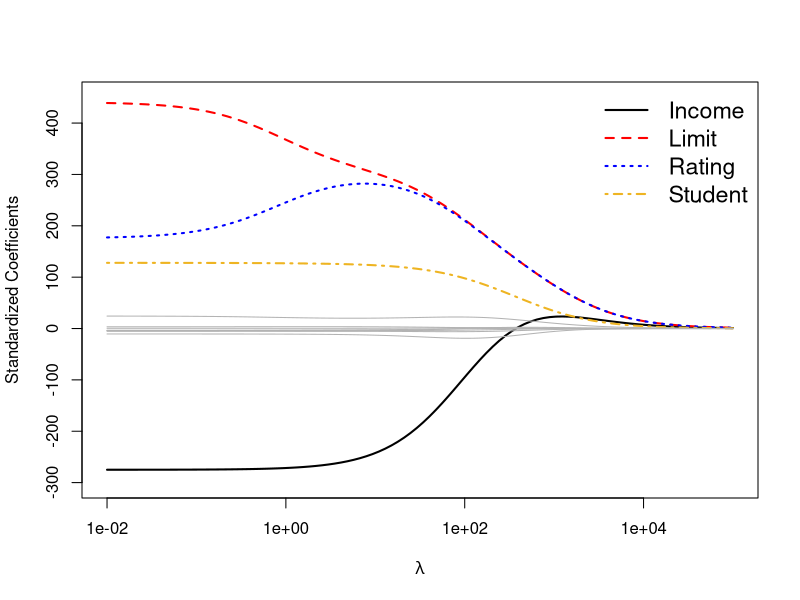
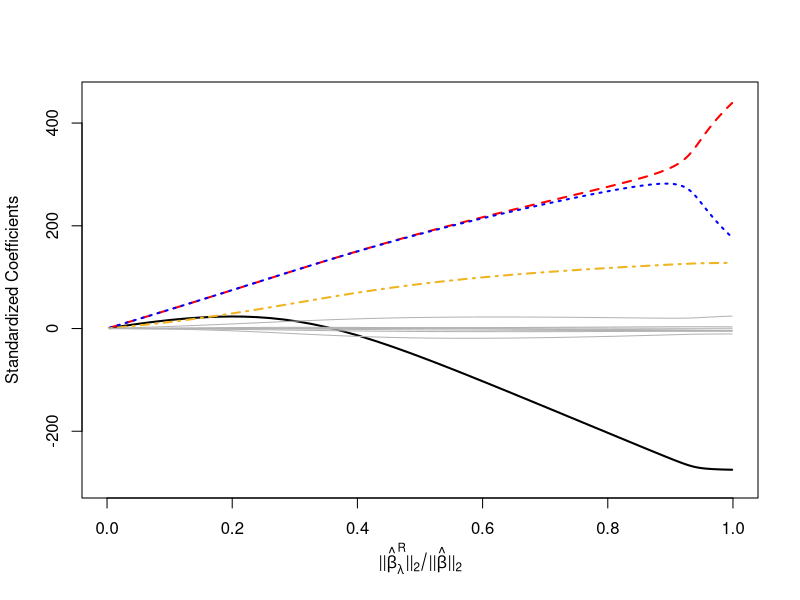

Write R code to recreate these figures, in order.
# Import necessary libraries
library(readxl)
library(dplyr)
library(purrr)
library(MASS) ## for ridge estimation

# Load data
data = read.csv("credit_data.csv")

# Replace Yes/No with binary numbers
data$Student <- ifelse(data$Student == "Yes", 1, 0)
data$Own <- ifelse(data$Own == "Yes", 1, 0)
data$Married <- ifelse(data$Married == "Yes", 1, 0)

# Create dummy variables for Region (excluding the intercept)
region_dummies <- model.matrix(~ Region - 1, data = data)

# Combine with the rest of the data and remove Region
data <- cbind(data[ , !(names(data) %in% "Region")], region_dummies)

# View cleaned-up data as table
View(data)

# Define predictors and variable of interest
X <- dplyr::select(data, Income, Limit, Rating, Cards, Age, Education, Own, Student, Married, RegionEast, RegionWest, RegionSouth)
Y <- data$Balance

# Standardize X values and convert to dataframe
X_standardized <- scale(X)
X_std <- as.data.frame(X_standardized)

# Define ridge coefficient function
compute_coefficients <- function(lambda, X, y, m = 10) {
  
  ridge_fit <- lm.ridge(y ~ as.matrix(X), lambda = lambda, Inter = FALSE, scales = TRUE)
  
  coefficients <- coef(ridge_fit)
  
  return(coefficients)
}

# Define OLS computation function (no intercept so all dummies are estimated)
compute_ols <- function(X, y) {
  df  <- data.frame(y = y, X)
  fit <- lm(y ~ . - 1, data = df)          # <- no intercept
  b   <- coef(fit)
  b[colnames(X)]                            # return in same order as X
}

# calculate OLS prediction coefficients (drops south)
ols_coefficients <- compute_ols(X_std, Y)

# Define possible lambda values
lambdas <- 10^seq(-2, 5, length.out = 100)

# Calculate coefficients for all lambda values
coefficients <- sapply(lambdas, function(lambda) compute_coefficients(lambda, X_std, Y))

# Transpose dataframe (switch columns and rows)
df <- t(coefficients)

# Drop the first column, clean up the column names and include lambda values
df <- df[, -1]
colnames(df) <- gsub("as\\.matrix\\(X\\)", "", colnames(df))
df <- cbind(lambda = lambdas, df)
df <- as.data.frame(df)

# calculcate l2 norm of Ridge estimators for each lambda
ridge_norms <- apply(df[ , !(names(df) %in% "lambda")], 1, function(row) sqrt(sum(row^2)))
print(ridge_norms)

# calculate l2 norm of OLS estimators (remove N/A from dummy variable to allow for computation)
ols_norm <- sqrt(sum(ols_coefficients^2, na.rm = TRUE))
print(ols_norm)

# get norm ratio for x-axis on plot
ridge_norm_ratio <- ridge_norms / ols_norm

# add ratio to dataframe
df$norm_ratio <- ridge_norm_ratio


# Display final dataframe
View(df)

# --- Ensure figures folder exists
if (!dir.exists("figures")) dir.create("figures")

# Code for first plot (lambdas on x-axis)
# Save plot as PNG
png("figures/figure_6.4_1.png", width = 768, height = 889, res = 120)

# Start base plot with the first line
plot(df$lambda, df$Income, type = "l", log = "x", lwd = 2,
     ylim = c(-300, 450), col = "black",
     xlab = expression(lambda),
     ylab = "Standardized Coefficients",
     xaxt = "n",  # suppress default x-axis
     yaxt = "n")  # suppress default y-axis

# Custom x-axis
axis(side = 1, at = c(0.01, 1, 100, 10000),
     labels = c("1e-02", "1e+00", "1e+02", "1e+04"))

# Custom y-axis
axis(side = 2, at = seq(-300, 400, by = 100),
     labels = seq(-300, 400, by = 100), las = 0)


# Add the other special lines
lines(df$lambda, df$Limit, col = "red", lty = 2, lwd = 2)      # dashed
lines(df$lambda, df$Rating, col = "blue", lty = 3, lwd = 2)     # dotted
lines(df$lambda, df$Student, col = "goldenrod2", lty = 4, lwd = 2) # dash-dot

# Add grey lines for all the "other" series
lines(df$lambda, df$Cards, col = "grey70", lwd = 1)
lines(df$lambda, df$Age, col = "grey70", lwd = 1)
lines(df$lambda, df$Education, col = "grey70", lwd = 1)
lines(df$lambda, df$Own, col = "grey70", lwd = 1)
lines(df$lambda, df$Married, col = "grey70", lwd = 1)
lines(df$lambda, df$RegionEast, col = "grey70", lwd = 1)
lines(df$lambda, df$RegionWest, col = "grey70", lwd = 1)
lines(df$lambda, df$RegionSouth, col = "grey70", lwd = 1)

# Add legend
legend("topright",
       legend = c("Income", "Limit", "Rating", "Student"),
       col = c("black", "red", "blue", "goldenrod2"),
       lty = c(1, 2, 3, 4),
       lwd = 2,
       bty = "n",
       cex = 1.4)
dev.off()

# Second plot for l2 norm ratio on x-axis
df$norm_ratio <- ridge_norms / ols_norm

# For the norm-ratio plot, we want x to run from 0 -> 1 left-to-right
df_ratio <- df[order(df$norm_ratio), ]

# --- Save the second figure (norm-ratio on x-axis)
png("figures/figure_6.4_2.png", width = 768, height = 889, res = 120)

plot(df_ratio$norm_ratio, df_ratio$Income, type = "l", lwd = 2,
     xlim = c(0, 1), ylim = c(-300, 450), col = "black",
     xlab = expression( "||" * hat(beta)[lambda]^R * "||"[2] / "||" * hat(beta) * "||"[2]),
     ylab = "Standardized Coefficients",
     xaxt = "s", yaxt = "s")

# Highlighted series
lines(df_ratio$norm_ratio, df_ratio$Limit,   col = "red",       lty = 2, lwd = 2)
lines(df_ratio$norm_ratio, df_ratio$Rating,  col = "blue",      lty = 3, lwd = 2)
lines(df_ratio$norm_ratio, df_ratio$Student, col = "goldenrod2", lty = 4, lwd = 2)

# Grey lines for the others
lines(df_ratio$norm_ratio, df_ratio$Cards,       col = "grey70", lwd = 1)
lines(df_ratio$norm_ratio, df_ratio$Age,         col = "grey70", lwd = 1)
lines(df_ratio$norm_ratio, df_ratio$Education,   col = "grey70", lwd = 1)
lines(df_ratio$norm_ratio, df_ratio$Own,         col = "grey70", lwd = 1)
lines(df_ratio$norm_ratio, df_ratio$Married,     col = "grey70", lwd = 1)
lines(df_ratio$norm_ratio, df_ratio$RegionEast,  col = "grey70", lwd = 1)
lines(df_ratio$norm_ratio, df_ratio$RegionWest,  col = "grey70", lwd = 1)
lines(df_ratio$norm_ratio, df_ratio$RegionSouth, col = "grey70", lwd = 1)


# Finish writing the file
dev.off()

